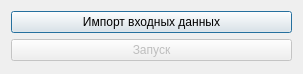
<?xml version="1.0" encoding="UTF-8"?>
<ui version="4.0">
 <class>MainForm</class>
 <widget class="QDialog" name="MainForm">
  <property name="geometry">
   <rect>
    <x>0</x>
    <y>0</y>
    <width>303</width>
    <height>74</height>
   </rect>
  </property>
  <property name="windowTitle">
   <string>Задание №3</string>
  </property>
  <layout class="QHBoxLayout" name="horizontalLayout">
   <item>
    <layout class="QVBoxLayout" name="verticalLayout">
     <item>
      <widget class="QPushButton" name="importPushButton">
       <property name="text">
        <string>Импорт входных данных</string>
       </property>
      </widget>
     </item>
     <item>
      <widget class="QPushButton" name="startPushButton">
       <property name="enabled">
        <bool>false</bool>
       </property>
       <property name="text">
        <string>Запуск</string>
       </property>
      </widget>
     </item>
    </layout>
   </item>
  </layout>
 </widget>
 <resources/>
 <connections/>
</ui>
